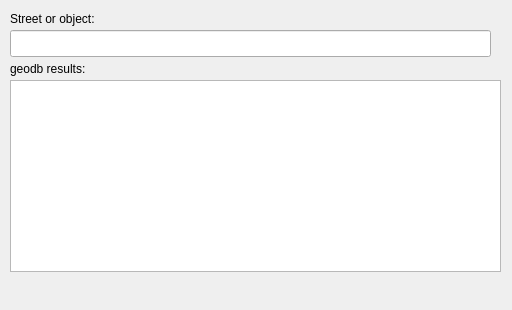
<?xml version="1.0" encoding="UTF-8"?>
<ui version="4.0">
 <class>LocateStreetDlg</class>
 <widget class="QDialog" name="LocateStreetDlg">
  <property name="geometry">
   <rect>
    <x>0</x>
    <y>0</y>
    <width>512</width>
    <height>310</height>
   </rect>
  </property>
  <property name="windowTitle">
   <string>Dialog</string>
  </property>
  <widget class="QLabel" name="label">
   <property name="geometry">
    <rect>
     <x>10</x>
     <y>10</y>
     <width>141</width>
     <height>17</height>
    </rect>
   </property>
   <property name="text">
    <string>Street or object:</string>
   </property>
  </widget>
  <widget class="QLineEdit" name="txtStreet">
   <property name="geometry">
    <rect>
     <x>10</x>
     <y>30</y>
     <width>481</width>
     <height>27</height>
    </rect>
   </property>
  </widget>
  <widget class="QLabel" name="label_2">
   <property name="geometry">
    <rect>
     <x>10</x>
     <y>60</y>
     <width>121</width>
     <height>17</height>
    </rect>
   </property>
   <property name="text">
    <string>geodb results:</string>
   </property>
  </widget>
  <widget class="QTableView" name="tblStreets">
   <property name="geometry">
    <rect>
     <x>10</x>
     <y>80</y>
     <width>491</width>
     <height>192</height>
    </rect>
   </property>
   <property name="font">
    <font>
     <pointsize>7</pointsize>
    </font>
   </property>
  </widget>
 </widget>
 <resources/>
 <connections/>
</ui>
